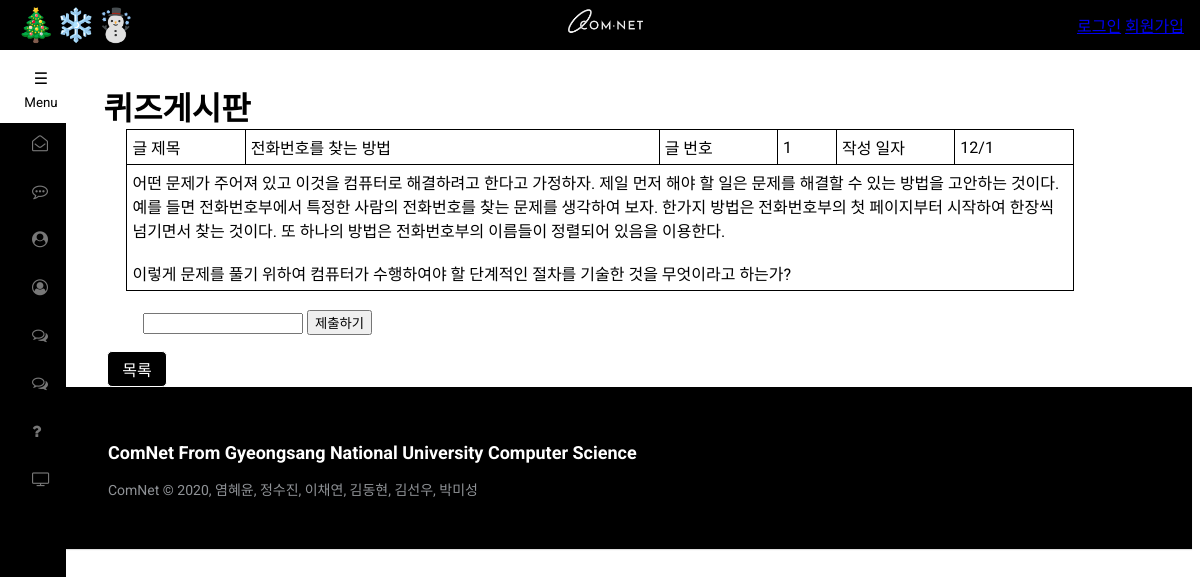
The page /작업소스파일들입니다/작업소스파일들입니다/quiz/quizdetail.php?num=1 on the database its author committed.
### tables this page shows
CREATE TABLE `quizdatabase` (
  `num` int(11) NOT NULL AUTO_INCREMENT,
  `subject` varchar(100) NOT NULL,
  `content` text NOT NULL,
  `regist_day` char(20) DEFAULT NULL,
  `answer` char(25) NOT NULL,
  PRIMARY KEY (`num`)
);

### 작업소스파일들입니다/작업소스파일들입니다/quiz/quizdetail.php (the view, shortened to what this page needs)
</<!DOCTYPE html>
<html>
    <head>
    </head>
    <body>
<header>
    <?php include $_SERVER['DOCUMENT_ROOT']."/header.php"; ?>
</header>
        <h1 class="display-4">&nbsp;&nbsp;&nbsp;&nbsp;&nbsp;&nbsp;&nbsp;&nbsp;&nbsp;&nbsp;&nbsp;&nbsp;퀴즈게시판</h1>
        <?php
            $con = mysqli_connect("", "", "", "");
	        mysqli_query($con, "set session character_set_connection=utf8;");
  	          mysqli_query($con, "set session character_set_results=utf8;");
   	         mysqli_query($con, "set session character_set_client=utf8;");
            $num = $_GET["num"];
            $sql = "SELECT num, subject, content, regist_day FROM quizdatabase WHERE num = '".$num."'";
            $result = mysqli_query($con,$sql);
        ?>
        <table class="table table-bordered" style="width:80%" >
            <?php
                $row = mysqli_fetch_array($result);
                if($row) {
            ?>
            <tr>
                <td style="width:10%">글 제목</td>
                <td style="width:35%">
                    <?php
                        echo $row["subject"];
                    ?>
                </td>
                <td style="width:10%">글 번호</td>
                <td style="width:5%">
                        <?php
                            echo $row["num"];
                        ?>
                </td>
                <td style="width:10%">작성 일자</td>
                <td style="width:10%">
                    <?php
                        echo $row["regist_day"];
                    ?>
                </td>
            </tr>
            <tr>
                <td colspan="6">
                    <?php
                        echo $row["content"];
                    ?>
                </td>
            </tr>
            <?php
                }
            ?>
        </table>
        <br>
        <form method="get" action='/quiz/quizanswer.php'>
        <input type="text" name="answer"/>
        <input type="submit" value="제출하기"/><br>
        </form>
        <a class='button' href="/quiz/quizlist.php">&nbsp;목록&nbsp;</a>
<footer>
    <?php include $_SERVER['DOCUMENT_ROOT']."/footer.php"; ?>
</footer>
    </body>
</html>

### 작업소스파일들입니다/작업소스파일들입니다/css/bar.css (style rules this page uses)
header { position: fixed; top: 0; left: 0; right: 0; height: 50px; padding: 1rem; color: white; background: black; font-weight: white; display: flex; justify-content: space-between; align-items: center; }
h1, p { margin: 0; }
body { padding-top: 75px; }
* { box-sizing: border-box; }

### 작업소스파일들입니다/작업소스파일들입니다/css/footer.css (style rules this page uses)
* { font-family: Roboto; }

### 작업소스파일들입니다/작업소스파일들입니다/quiz/quizdetail.php (style rules this page uses)
table { border: 1px solid; border-collapse:collapse; table-layout: fixed; margin: auto; word-wrap: break-word; }
td { border: 1px solid; border-collapse:collapse; padding : 5px; }
a.button { -webkit-appearance: button; -moz-appearance: button; appearance: button; text-decoration: none; border: 1px solid; border-radius: 5px; padding: 5px 10px; background-color: black; color: white; }
form { margin-left: 135px; }

### rows shown on the page
quizdatabase: subject "전화번호를 찾는 방법", num "1", regist_day "12/1", content "어떤 문제가 주어져 있고 이것을 컴퓨터로 해결하려고 한다고 가정하자. 제일 먼저 해야 할 일은 문제를 해결할 수 있는 방법을 고안하는 것이다. 예를 들면 전화번호부에서 특정한 사람의 전화번호를 찾는 문제를 생각하여 보자. 한가지 방법은 전화번호부의 첫 페이지부터 시작하여 한장씩 넘기면서 찾는 것이다. 또 하나의 방법은 전화번호부의 이름들이 정렬되어 있음을 이용한다. 이렇게 문제를 풀기 위하여 컴퓨터가 수행하여야 할 단계적인 절차를 기술한 것을 무엇이라고 하는가?"
